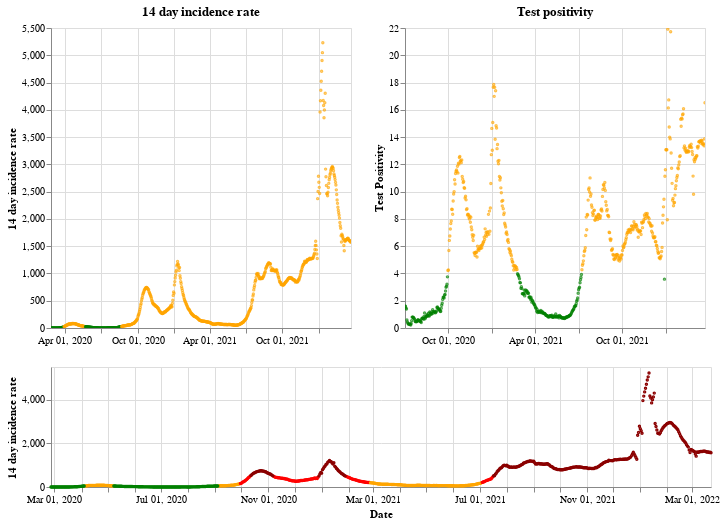

Notebook code for this chart:
### Markdown cell above
## Northern Ireland

### Code cell
plot_traffic_light('Northern Ireland')

### Figure 1 — Vega-Lite specification as saved in the notebook (floating-point values rounded to 4 significant figures; data arrays with more than 128 entries replaced by an {"elided": "..."} marker saying what was removed)
{"config": {"view": {"continuousWidth": 400, "continuousHeight": 300}}, "vconcat": [{"hconcat": [{"mark": {"type": "point", "size": 2}, "encoding": {"color": {"condition": {"value": "green", "test": "(datum.twoWeeklyCasesRate <= 25)"}, "value": "orange"}, "tooltip": [{"type": "nominal", "field": "areaName"}, {"type": "temporal", "field": "date"}, {"type": "quantitative", "field": "twoWeeklyCasesRate"}, {"type": "quantitative", "field": "testPositivity"}], "x": {"type": "temporal", "axis": {"title": ""}, "field": "date", "scale": {"domain": {"selection": "DateBrush"}}, "timeUnit": "yearmonthdate"}, "y": {"type": "quantitative", "axis": {"title": "14 day incidence rate"}, "field": "twoWeeklyCasesRate"}}, "title": "14 day incidence rate", "width": 300}, {"mark": {"type": "point", "size": 2}, "encoding": {"color": {"condition": {"value": "green", "test": "(datum.testPositivity <= 4)"}, "value": "orange"}, "tooltip": [{"type": "nominal", "field": "areaName"}, {"type": "temporal", "field": "date"}, {"type": "quantitative", "field": "twoWeeklyCasesRate"}, {"type": "quantitative", "field": "testPositivity"}], "x": {"type": "temporal", "axis": {"title": ""}, "field": "date", "scale": {"domain": {"selection": "DateBrush"}}, "timeUnit": "yearmonthdate"}, "y": {"type": "quantitative", "axis": {"title": "Test Positivity"}, "field": "testPositivity"}}, "title": "Test positivity", "width": 300}]}, {"layer": [{"mark": {"type": "point", "size": 2}, "encoding": {"color": {"condition": {"value": "orange", "test": "(((datum.testPositivity < 4) && (datum.twoWeeklyCasesRate >= 50)) && (datum.twoWeeklyCasesRate < 200))"}, "value": "red"}, "opacity": {"condition": {"value": 1, "test": "((datum.twoWeeklyCasesRate >= 50) && (datum.twoWeeklyCasesRate < 500))"}, "value": 0}, "tooltip": [{"type": "nominal", "field": "areaName"}, {"type": "temporal", "field": "date"}, {"type": "quantitative", "field": "twoWeeklyCasesRate"}, {"type": "quantitative", "field": "testPositivity"}], "x": {"type": "temporal", "axis": {"title": "Date"}, "field": "date", "timeUnit": "yearmonthdate"}, "y": {"type": "quantitative", "axis": {"title": "14 day incidence rate"}, "field": "twoWeeklyCasesRate"}}, "selection": {"DateBrush": {"type": "interval", "encodings": ["x"], "fields": ["Time"]}}}, {"mark": {"type": "point", "size": 2}, "encoding": {"color": {"value": "darkred"}, "opacity": {"condition": {"value": 1, "test": "(datum.twoWeeklyCasesRate >= 500)"}, "value": 0}, "tooltip": [{"type": "nominal", "field": "areaName"}, {"type": "temporal", "field": "date"}, {"type": "quantitative", "field": "twoWeeklyCasesRate"}, {"type": "quantitative", "field": "testPositivity"}], "x": {"type": "temporal", "axis": {"title": "Date"}, "field": "date", "timeUnit": "yearmonthdate"}, "y": {"type": "quantitative", "axis": {"title": "14 day incidence rate"}, "field": "twoWeeklyCasesRate"}}}, {"mark": {"type": "point", "size": 2}, "encoding": {"color": {"condition": {"value": "green", "test": "((datum.testPositivity < 4) && (datum.twoWeeklyCasesRate < 50))"}, "value": "orange"}, "opacity": {"condition": {"value": 1, "test": "(datum.twoWeeklyCasesRate < 50)"}, "value": 0}, "tooltip": [{"type": "nominal", "field": "areaName"}, {"type": "temporal", "field": "date"}, {"type": "quantitative", "field": "twoWeeklyCasesRate"}, {"type": "quantitative", "field": "testPositivity"}], "x": {"type": "temporal", "axis": {"title": "Date"}, "field": "date", "timeUnit": "yearmonthdate"}, "y": {"type": "quantitative", "axis": {"title": "14 day incidence rate"}, "field": "twoWeeklyCasesRate"}}}], "height": 120, "width": 660}], "data": {"name": "data-ef35104992ef447d964854fa83bb8037"}, "$schema": "https://vega.github.io/schema/vega-lite/v4.8.1.json", "datasets": {"data-ef35104992ef447d964854fa83bb8037": {"elided": "757 records"}}}
